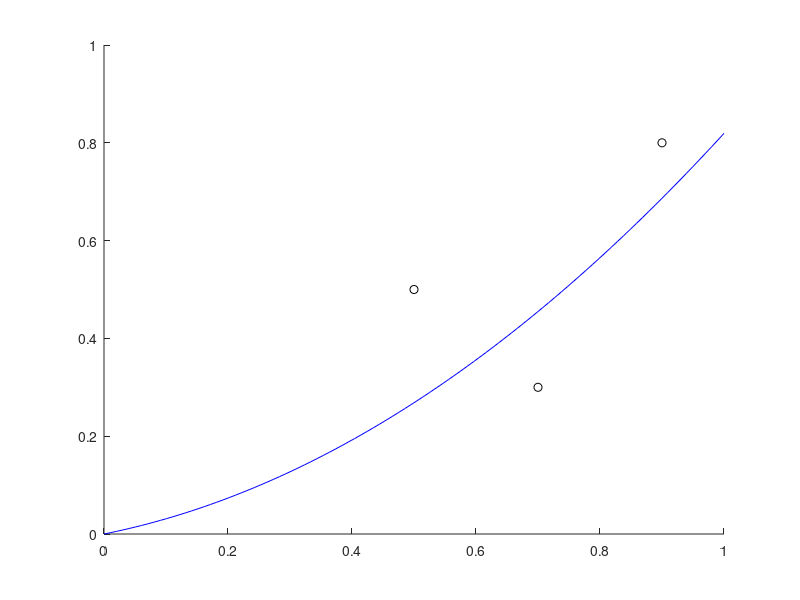

MATLAB code to generate this figure:
x = [0.5 0.7 0.9].';
y = [0.5 0.3 0.8].';

%p = polyfit(x, y, 2);

A = [x x.^2];

p = A\y

xx = linspace(0, 1, 100);
yy = polyval([p;0], xx);

figure(10);clf;hold on
plot(x, y, 'ok')
plot(xx,yy,'b-')
